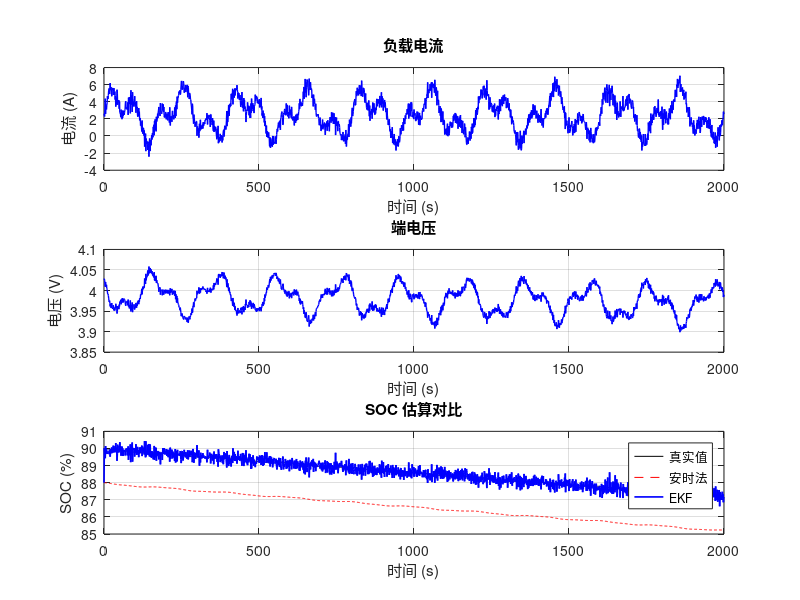

Reproduce this figure in MATLAB. (Note: this script raises an error after producing the figure.)
%% 电池SOC估算 - 扩展卡尔曼滤波
% 功能：安时法 vs EKF 对比估算电池SOC
% 兼容版本：MATLAB R2016b

clc; close all;
scriptPath = fileparts(mfilename('fullpath'));
addpath(fullfile(scriptPath, '..', 'utils'));

%% 电池参数
Q_nom = 50;                  % 标称容量 [Ah]
R0 = 0.01;                   % 欧姆内阻 [Ohm]
R1 = 0.015;                  % 极化内阻 [Ohm]
C1 = 2000;                   % 极化电容 [F]
tau1 = R1*C1;                % 极化时间常数 [s]

% 开路电压-SOC曲线
V_oc = @(soc) 3.2 + 0.9*soc + 0.1*soc.^2 - 0.05*soc.^3;

%% 仿真参数
dt = 1.0;                    % 仿真步长 [s]
T = 2000;                    % 仿真时长 [s]
t = 0:dt:T;                  % 时间向量
n = length(t);

%% 生成负载电流（含多频扰动）
I_load = 2.5 + 2*sin(2*pi*t/200) + 1.5*sin(2*pi*t/80) + 0.5*randn(size(t));

%% 真值仿真（一阶RC等效电路模型）
soc_true = zeros(1,n); v1_true = zeros(1,n);
soc = 0.9; v1 = 0;
for k = 1:n
    soc_true(k)=soc; v1_true(k)=v1;
    v1 = v1 + dt*(-v1/tau1 + I_load(k)/C1);
    soc = soc - dt*I_load(k)/(Q_nom*3600);
end

% 端电压 = OCV - 欧姆压降 - 极化压降 + 测量噪声
V_term = V_oc(soc_true) - R0*I_load - v1_true + 0.002*randn(size(t));

%% 安时法估算
soc_ah = zeros(1,n); soc_ah(1) = 0.88;
for k = 2:n
    soc_ah(k) = soc_ah(k-1) - dt*I_load(k-1)/(Q_nom*3600);
end

%% EKF 估算
soc_ekf = zeros(1,n); soc_ekf(1) = 0.88;
x = [0.88; 0];                              % 状态：[SOC, 极化电压]
P = diag([0.01^2, 0.001^2]);                % 初始协方差
Q_w = diag([1e-6, 1e-6]);                   % 过程噪声
R_v = 0.002^2;                              % 观测噪声

for k = 2:n
    Ik = I_load(k-1);

    % 预测
    sp = x(1) - dt*Ik/(Q_nom*3600);
    v1p = x(2) + dt*(-x(2)/tau1 + Ik/C1);
    A = [1, 0; 0, 1-dt/tau1];
    Pp = A*P*A' + Q_w;

    % 观测预测
    Vp = V_oc(sp) - R0*Ik - v1p;
    dOCV = 0.9 + 0.2*sp - 0.15*sp^2;
    C = [dOCV, -1];

    % 卡尔曼增益
    K = Pp*C'/(C*Pp*C' + R_v);

    % 状态更新
    x = [sp; v1p] + K*(V_term(k) - Vp);
    P = (eye(2) - K*C)*Pp;
    soc_ekf(k) = x(1);
end

%% 绘图
figure('Position', [100 100 850 600]);

subplot(3,1,1);
plot(t, I_load, 'b-', 'LineWidth', 1);
xlabel('时间 (s)'); ylabel('电流 (A)');
grid on; title('负载电流');

subplot(3,1,2);
plot(t, V_term, 'b-', 'LineWidth', 1);
xlabel('时间 (s)'); ylabel('电压 (V)');
grid on; title('端电压');

subplot(3,1,3);
plot(t, soc_true*100, 'k-', t, soc_ah*100, 'r--', t, soc_ekf*100, 'b-', 'LineWidth', 1.2);
xlabel('时间 (s)'); ylabel('SOC (%)');
legend('真实值', '安时法', 'EKF'); grid on; title('SOC 估算对比');

%% 输出结果
err_ah = soc_ah - soc_true;
err_ekf = soc_ekf - soc_true;
fprintf('===== SOC 估算结果 =====\n');
fprintf('安时法 RMS误差: %.3f%%\n', rms_calculation(err_ah)*100);
fprintf('EKF RMS误差: %.3f%%\n', rms_calculation(err_ekf)*100);
fprintf('安时法终值误差: %.3f%%\n', abs(soc_ah(end)-soc_true(end))*100);
fprintf('EKF终值误差: %.3f%%\n', abs(soc_ekf(end)-soc_true(end))*100);
